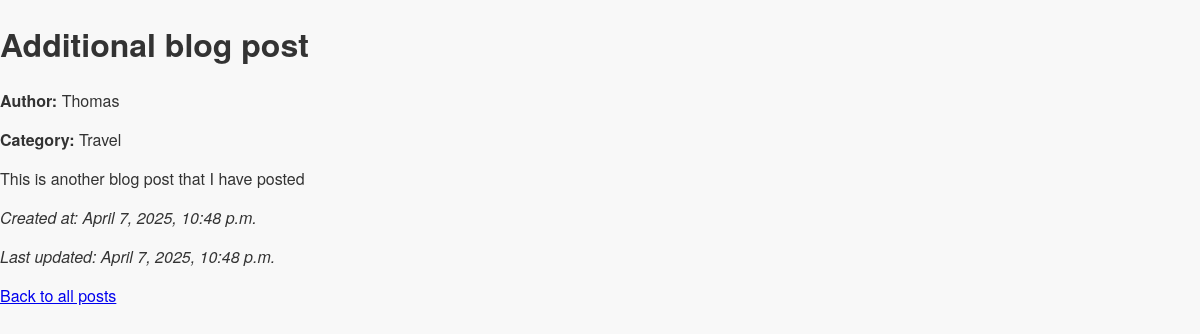
The app's page /blog/2/ with its own data.
### personal_app/models.py (models this page shows)
class BlogPost(models.Model):
    title = models.CharField(max_length=200)
    author = models.CharField(max_length=100)
    category = models.CharField(max_length=100)
    content = models.TextField()
    created_at = models.DateTimeField(auto_now_add=True)  # Automatically set on creation
    updated_at = models.DateTimeField(auto_now=True)  # Automatically update on save

### personal_app/views.py (the view)
# urls.py: path('blog/<int:post_id>/', views.blog_post_detail, name='blog_post_detail'),
def blog_post_detail(request, post_id):
    post = get_object_or_404(BlogPost, id=post_id)  # Fetch the blog post by ID
    return render(request, 'personal_app/blog_post_detail.html', {'post': post})

### personal_app/templates/personal_app/blog_post_detail.html (shortened to what this page needs)
<!DOCTYPE html>
<html>
<head>
    {% load static %}
    <link rel="stylesheet" type="text/css" href="{% static 'personal_app/style.css' %}">
</head>
<body>
    <h1>{{ post.title }}</h1>
    <p><strong>Author:</strong> {{ post.author }}</p>
    <p><strong>Category:</strong> {{ post.category }}</p>
    <p>{{ post.content }}</p>
    <p><em>Created at: {{ post.created_at }}</em></p>
    <p><em>Last updated: {{ post.updated_at }}</em></p>
    <a href="{% url 'blog_post_list' %}">Back to all posts</a>
</body>
</html>

### personal_app/static/personal_app/style.css (style rules this page uses)
body { font-family: 'Helvetica Neue', Arial, sans-serif; margin: 0; padding: 0; background-color: #f8f8f8; color: #333; }

### records on screen
BlogPost: title "Additional blog post", author "Thomas", category "Travel", content "This is another blog post that I have posted", created_at "April 7, 2025, 10:48 p.m.", updated_at "April 7, 2025, 10:48 p.m."
